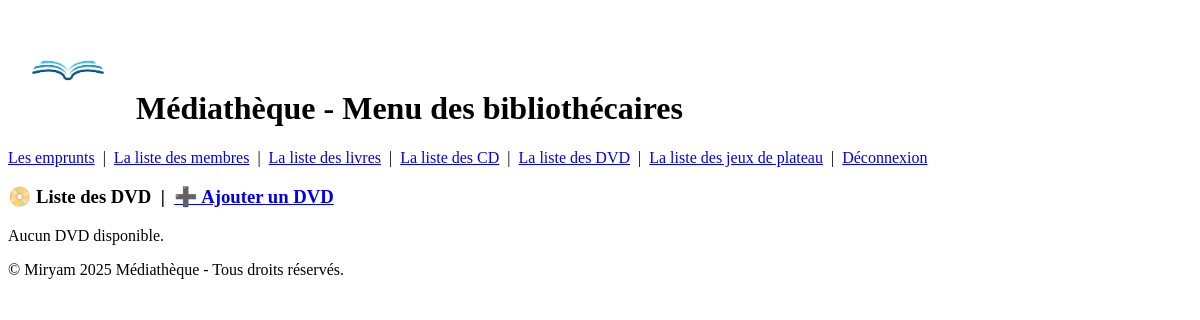
Before: /dvds/ with the older database file.
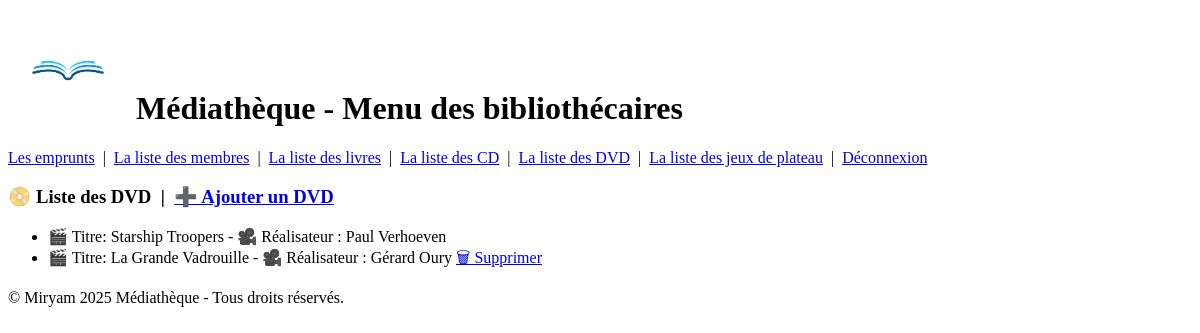
After: the same page with the newer database file.
### app_bibliothecaire/models.py (models this page shows, shortened)
class DVD(models.Model):
    titre = models.CharField(max_length=100)
    realisateur = models.CharField(max_length=100)
    disponible = models.BooleanField(default=True)
    date_emprunt = models.DateTimeField(null=True, blank=True)
    emprunteur = models.ForeignKey(Membre, on_delete=models.SET_NULL, null=True, blank=True)
    objects = models.Manager()

### app_bibliothecaire/views.py (the view)
# urls.py: path('dvds/', views.liste_dvds, name='liste_dvds'),
def liste_dvds(request):
    dvds = DVD.objects.all()
    return render(request, 'dvds.html', {'dvds': dvds})

### app_bibliothecaire/templates/dvds.html (shortened to what this page needs)
{% extends "base.html" %}
{% block content %}
    <h3>
        📀 Liste des DVD &nbsp;|&nbsp;
        <a href="{% url 'ajouter_dvd' %}">➕ Ajouter un DVD</a>
    </h3>
    {% if dvds %}
    <ul>
        {% for dvd in dvds %}
        <li>
            <span>🎬 Titre: </span>{{ dvd.titre }} - <span>🎥 Réalisateur : </span>{{dvd.realisateur }}
            {% if dvd.disponible %}
                <a href="{% url 'supprimer_media' media_type='dvd' media_id=dvd.id %}" onclick="return confirm('Voulez-vous vraiment supprimer ce DVD ?');"> 🗑 Supprimer</a>
            {% endif %}
        </li>
        {% endfor %}
    </ul>
    {% else %}
        <p>Aucun DVD disponible.</p>
    {% endif %}
{% endblock %}

Changed rows visible on the page:
added DVD: titre "Starship Troopers", realisateur "Paul Verhoeven"
added DVD: titre "La Grande Vadrouille", realisateur "Gérard Oury", disponible "🗑 Supprimer"
Other visible differences:
text no longer shown: "Aucun DVD disponible."
